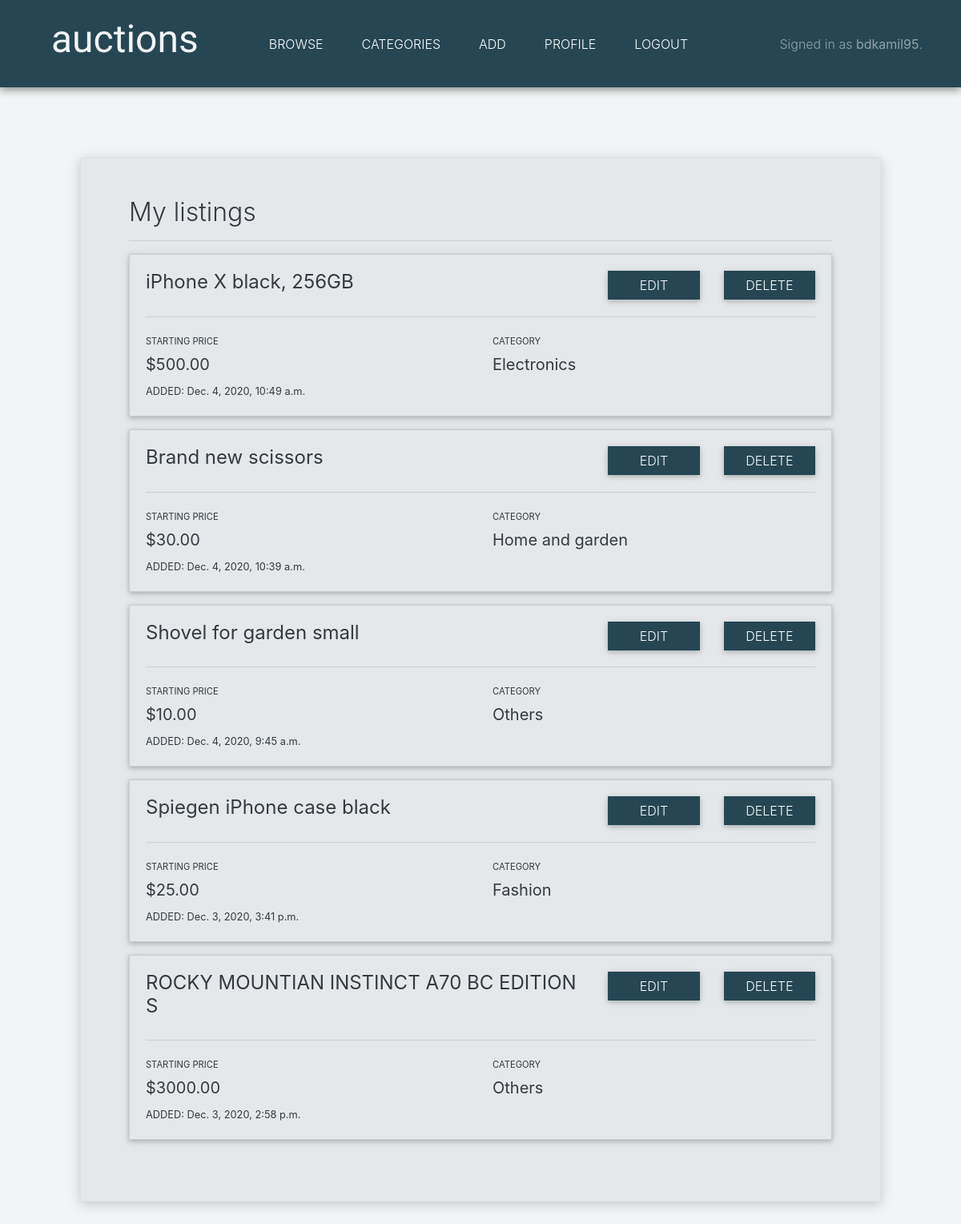
Page /profile/view/mylistings (signed in) on the earlier database version.
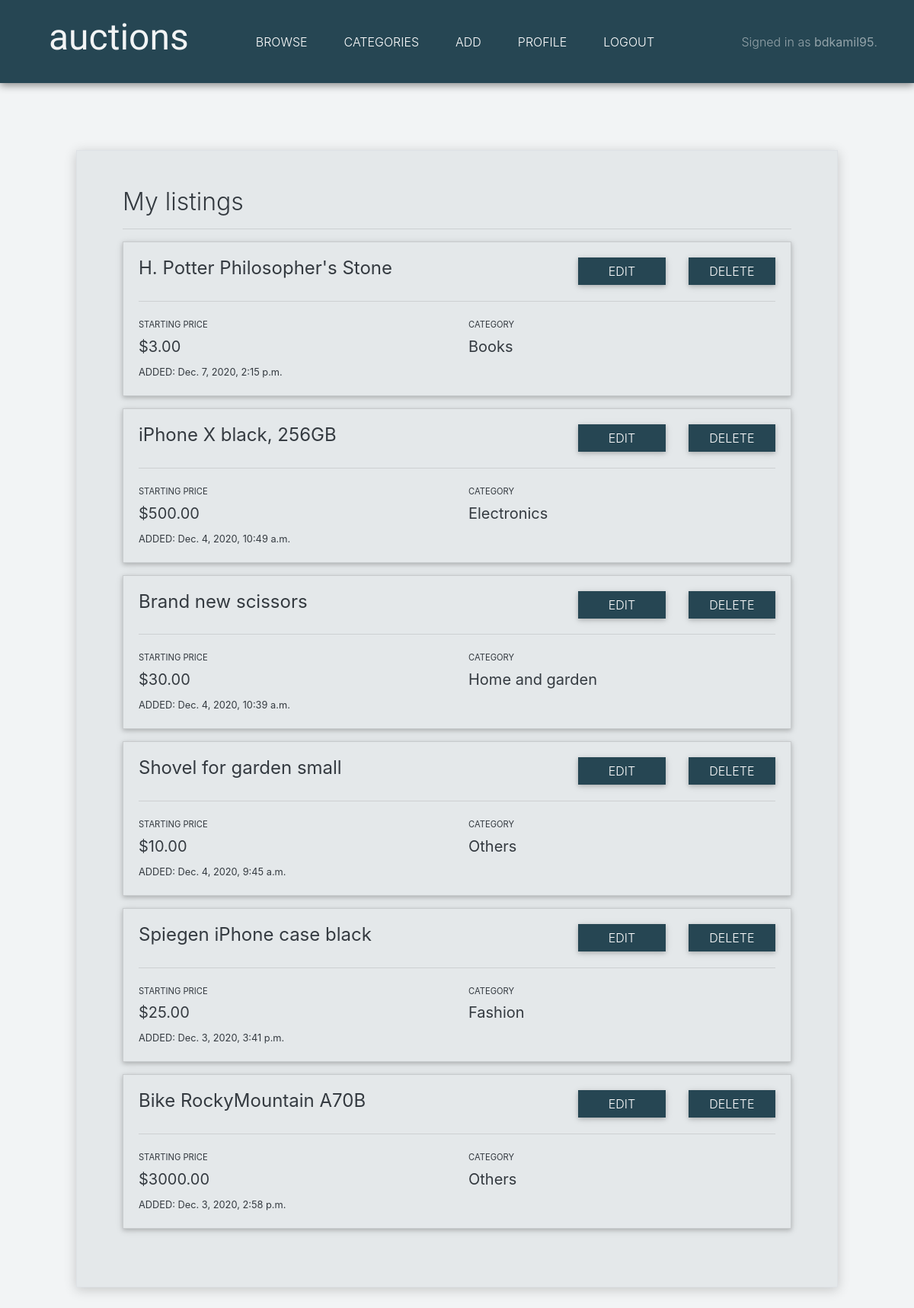
Same page on the later database version.
### auctions/models.py (models this page shows, shortened)
class Listing(models.Model):
    title = models.CharField(max_length=30)
    description = models.CharField(max_length=500)
    starting_price = models.FloatField()
    photo = models.ImageField(upload_to='listing_images', default='default.jpg')
    user = models.ForeignKey(User, on_delete=models.CASCADE)
    category = models.ForeignKey(Category, on_delete=models.CASCADE)
    date_added = models.DateTimeField(default=timezone.now)
    active = models.BooleanField(default=True)

class Category(models.Model):
    name = models.CharField(max_length=20)

### auctions/views.py (the view)
# urls.py: path("profile/view/mylistings", views.listings_view, name="listings_view"),
@login_required
def listings_view(request):
    logged_user = request.user
    user_id = logged_user.id
    listings = Listing.objects.filter(user_id=user_id).order_by('-date_added')
    categories = Category.objects.all().order_by('name')
    return render(request, "auctions/listings_view.html", {
        "listings": listings,
        "categories": categories
    })

### auctions/templates/auctions/listings_view.html (shortened to what this page needs)
{% extends "auctions/layout.html" %}
{% block body %}
    <div class="listings-panel animated slideInDown border mt-5">
        <div><h2>My listings</h2></div>
        <hr>
        {% for listing in listings %}
        <div class="pb-3">
            <div class="card" style="border-radius: 0; background-color: #E4E8EA;">
                <div class="card-body">
                    <div class="row">
                        <div class="col-8">
                            <h4 class="card-title">{{ listing.title }}</h4>
                        </div>
                        <div class="col-2">
                            <a href="{% url 'change_password' %}" role="button" class="btn btn-info button-custom btn-block">EDIT</a>
                        </div>
                        <div class="col-2">
                            <form action="{% url 'listing_delete' %}" method="POST">
                                <button type="submit" class="btn btn-info button-custom btn-block">DELETE</button>
                            </form>
                        </div>
                    </div>
                    <hr>
                    <div class="row">
                        <div class="col">
                            <label class="form-input-label" for="startingPriceOutput">STARTING PRICE</label>
                            <div id="startingPriceOutput">
                                <h5>${{ listing.starting_price }}0</h5>
                            </div>
                        </div>
                        <div class="col">
                            <label class="form-input-label" for="categoryOutput">CATEGORY</label>
                            <div id="categoryOutput">
                                <h5>
                                {% for category in categories %}
                                    {% if category.id == listing.category_id %}
                                        {{category.name}}
                                    {% endif %}
                                {% endfor %}
                                </h5>
                            </div>
                        </div>
                    </div>
                    <div class="row">
                        <div class="col">
                            <small>ADDED: {{ listing.date_added }}</small>
                        </div>
                    </div>
                </div>
            </div>
        </div>
        {% endfor %}
    </div>
{% endblock %}

Differences in the rows shown:
added Listing: title "H. Potter Philosopher's Stone", starting_price "3.0", date_added "Dec. 7, 2020, 2:15 p.m."
now on this page (row unchanged): Category: name "Books", shown under "H. Potter Philosopher's Stone"
changed Listing: title "ROCKY MOUNTIAN INSTINCT A70 BC EDITION S" → "Bike RockyMountain A70B"
